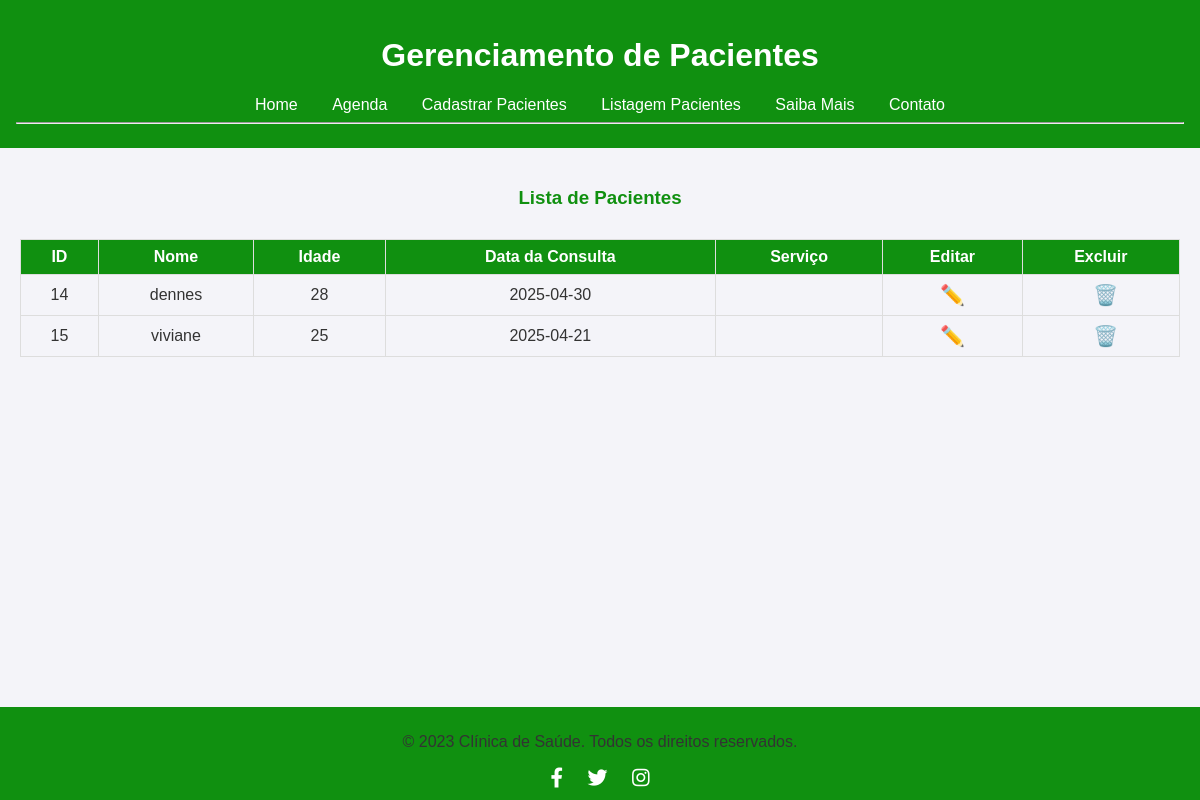
Page /listagem.html on the earlier database version.
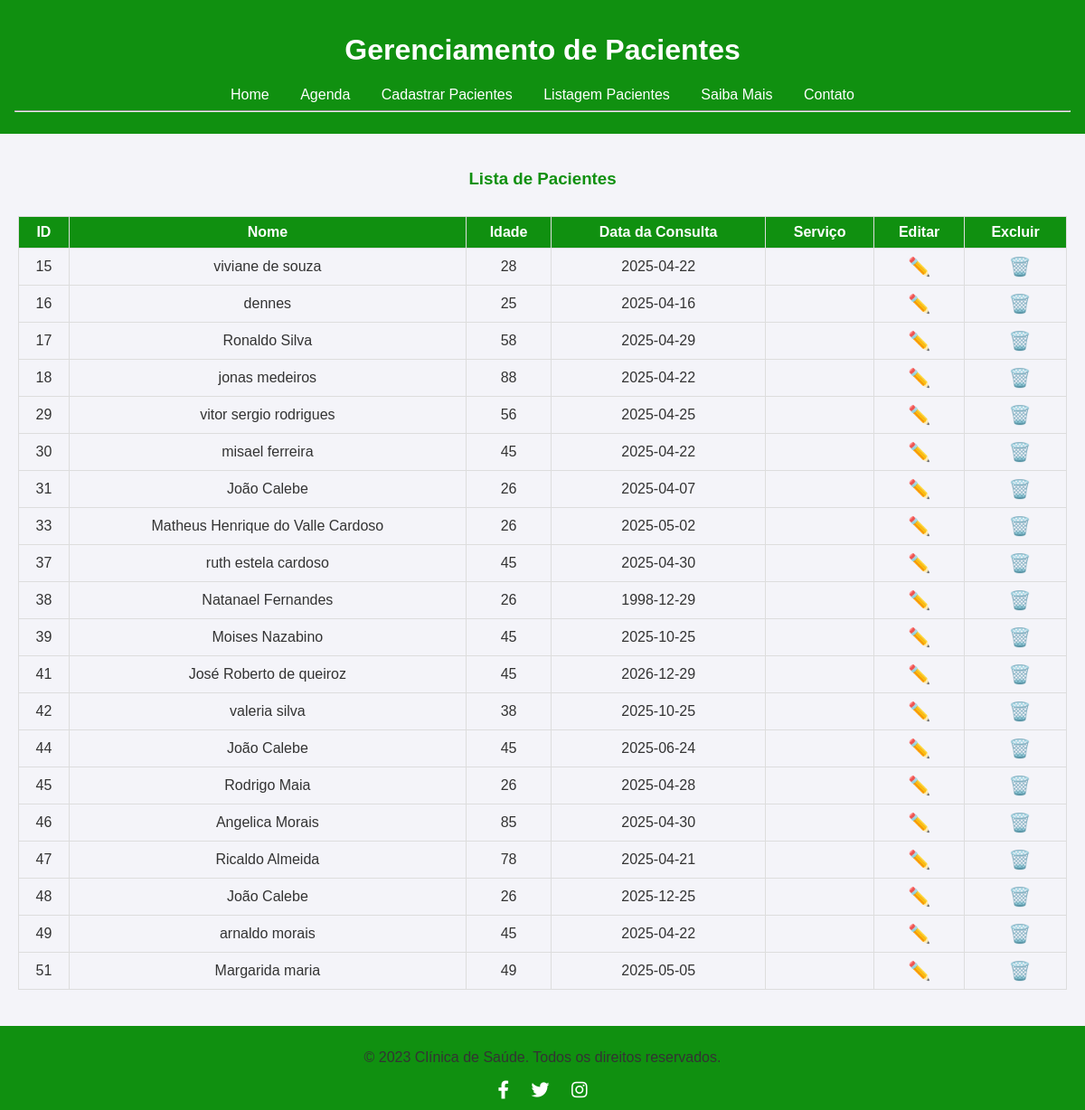
Same page on the later database version.
### tables this page shows
CREATE TABLE clientes (
            id INTEGER PRIMARY KEY AUTOINCREMENT,
            nome TEXT NOT NULL,
            idade TEXT NOT NULL,
            data_cadastro TEXT NOT NULL  
        );

### app.py (the view)
@app.route('/listagem.html')
def listagem ():
    conn = get_db_connection()
    clientes = conn.execute('SELECT * FROM clientes').fetchall()
    conn.close()
    return render_template('listagem.html', clientes=clientes)

### app.py (called while the page is built)
def get_db_connection():
    conn = sqlite3.connect('database.db')
    conn.row_factory = sqlite3.Row
    return conn

### Templates/listagem.html (shortened to what this page needs)
{% extends 'base.html' %}
{% block conteudo %}
    <h3>Lista de Pacientes</h3>
    <table border="1">
        <tr>
            <th>ID</th>
            <th>Nome</th>
            <th>Idade</th>
            <th>Data da Consulta</th>
            <th>Serviço</th>
            <th>Editar</th>
            <th>Excluir</th>
        </tr>
        {% for cliente in clientes %}
        <tr>
            <td>{{ cliente.id }}</td>
            <td>{{ cliente.nome }}</td>
            <td>{{ cliente.idade }}</td>
            <td>{{ cliente.data_cadastro }}</td>
            <td>{{ cliente.servico }}</td>
            <td>
                <a href="{{ url_for('editar', index=cliente.id) }}" title="Editar" style="text-decoration: none; font-size: 20px;">✏️</a>
            </td>
            <td>
                <a href="{{ url_for('excluir', index=cliente.id) }}" title="Excluir" style="text-decoration: none; font-size: 20px; margin-left: 10px;" onclick="return confirm('Tem certeza que deseja excluir este agendamento?');">🗑️</a>
            </td>
        </tr>
        {% endfor %}
    </table>
{% endblock %}

Differences in the rows shown:
removed clientes: id "14", nome "dennes", idade "28", data_cadastro "2025-04-30"
changed clientes id 15: nome "viviane" → "viviane de souza"; idade "25" → "28"; data_cadastro "2025-04-21" → "2025-04-22"
added clientes: id "16", nome "dennes", idade "25", data_cadastro "2025-04-16"
added clientes: id "17", nome "Ronaldo Silva", idade "58", data_cadastro "2025-04-29"
added clientes: id "18", nome "jonas medeiros", idade "88", data_cadastro "2025-04-22"
added clientes: id "29", nome "vitor sergio rodrigues", idade "56", data_cadastro "2025-04-25"
added clientes: id "30", nome "misael ferreira", idade "45", data_cadastro "2025-04-22"
added clientes: id "31", nome "João Calebe", idade "26", data_cadastro "2025-04-07"
added clientes: id "33", nome "Matheus Henrique do Valle Cardoso", idade "26", data_cadastro "2025-05-02"
added clientes: id "37", nome "ruth estela cardoso", idade "45", data_cadastro "2025-04-30"
added clientes: id "38", nome "Natanael Fernandes", idade "26", data_cadastro "1998-12-29"
added clientes: id "39", nome "Moises Nazabino", idade "45", data_cadastro "2025-10-25"
added clientes: id "41", nome "José Roberto de queiroz", idade "45", data_cadastro "2026-12-29"
added clientes: id "42", nome "valeria silva", idade "38", data_cadastro "2025-10-25"
added clientes: id "44", nome "João Calebe", idade "45", data_cadastro "2025-06-24"
added clientes: id "45", nome "Rodrigo Maia", idade "26", data_cadastro "2025-04-28"
added clientes: id "46", nome "Angelica Morais", idade "85", data_cadastro "2025-04-30"
added clientes: id "47", nome "Ricaldo Almeida", idade "78", data_cadastro "2025-04-21"
added clientes: id "48", nome "João Calebe", idade "26", data_cadastro "2025-12-25"
added clientes: id "49", nome "arnaldo morais", idade "45", data_cadastro "2025-04-22"
added clientes: id "51", nome "Margarida maria", idade "49", data_cadastro "2025-05-05"
